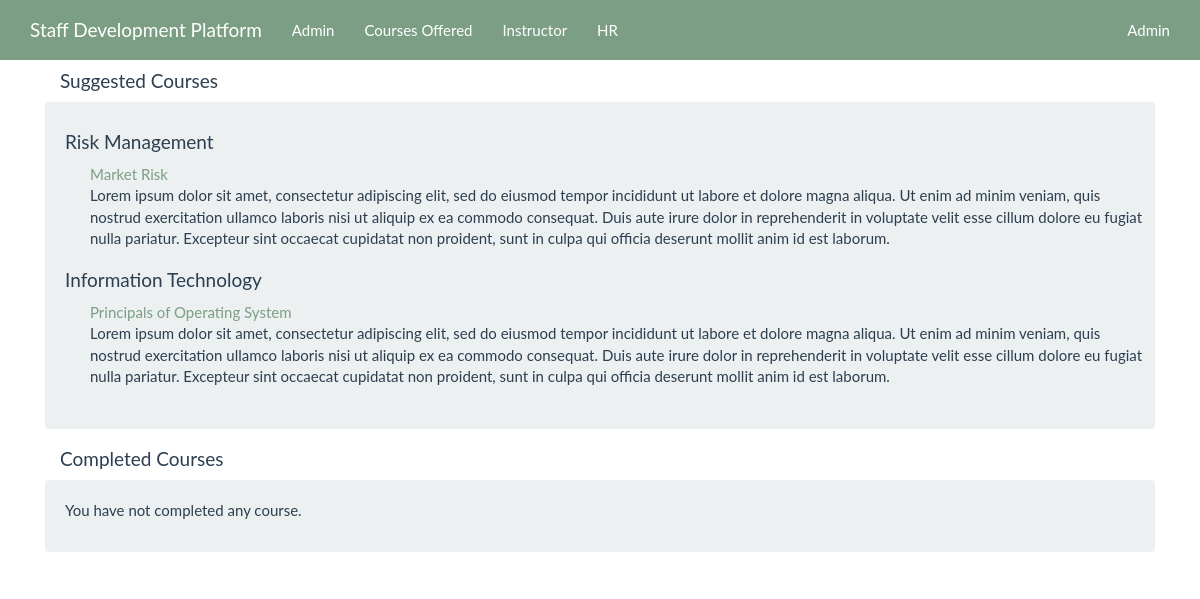
Page /main/participant/ (signed in) on the committed database.
### main/models.py (models this page shows, shortened)
class Category(models.Model):
	name = models.CharField(max_length=40)
	def __str__(self):
		return self.name
	def getCourses(self):
		return Course.objects.filter(category=self)

class Course(models.Model):
	category = models.ForeignKey(Category)
	instructor = models.ForeignKey(Instructor)
	name = models.CharField(max_length=40)
	description = models.TextField()
	deployed = models.IntegerField(default=0)

### main/views.py (the view)
# urls.py: url(r'^participant/course/(?P<course_id>\d+)/$', views.view_course, name='view'),
@login_required
def participant(request):
	participantObj = Participant.objects.filter(pk=request.user.id)[0]
	courseHistory = participantObj.getCompletedCourses()
	courseList = {}
	categories = Category.objects.all()
	for category in categories:
		courses = category.getCourses().filter(deployed=1).exclude(pk=participantObj.course_id)
		if courses:
			courseList[category] = courses
	if participantObj.getEnrolledCourse():
		context = {'enrolledCourse': participantObj.getEnrolledCourse(), 'modCount': participantObj.getEnrolledCourse().getModuleCount(), 'access': participantObj.access-1, 'courseList': courseList, 'courseHistory':courseHistory }
	else:
		context = {'enrolledCourse': participantObj.getEnrolledCourse(), 'courseList': courseList, 'courseHistory':courseHistory }
	template = loader.get_template('main/participant.html')
	return HttpResponse(template.render(context,request))

### main/models.py (called while the page is built)
	def getEnrolledCourse(self):
		return self.course

	def getCompletedCourses(self):
		return History.objects.filter(participant=self)

### main/templates/main/participant.html (shortened to what this page needs)
<head>
</head>
<body>
  {% include "main/navbar.html" %}
  <div class="container">
    <div class="col-md-12">
      <div class="col-md-12">
        <h4>Suggested Courses</h4>
        <div class="row well">
          {% if courseList %}
          {% for cat,courses in courseList.items %}
          <h4>{{ cat }}</h4>
          <ul>
            {% for course in courses %}
            <div class="row">
              <h7><a href="course/{{ course.id }}/">{{ course.name }}</a></h7>
              <p> {{course.description}} </p>
            </div>
            {% endfor %}
          </ul>
          {% endfor %} {% else %}
          <p>No other courses are available.</p>
          {% endif %}
        </div>
        <h4>Completed Courses</h4>
        <div class="row well">
          {% if courseHistory %}
          <ul>
            {% for course in courseHistory %}
            <div class="row">
              <h7><a href="{% url 'completedCourses' course.course_id %}">{{ course.course }}</a></h7>
            </div>
            {% endfor %}
          </ul>
          {% else %}
          <p>You have not completed any course.</p>
          {% endif %}
        </div>
      </div>
    </div>
  </div>
<body>

### main/templates/main/navbar.html (shortened to what this page needs)
{% block content %}
<meta charset="utf-8"> {% load static %}
<link rel="stylesheet" href="{{STATIC_URL}}/static/css/bootstrap.min.css">
<link rel="stylesheet" href="{{STATIC_URL}}/static/css/bootstrap.css">
<nav class="navbar navbar-inverse navbar-fixed-top">
	<div class="container">
		<div class="navbar-header">
			<a class="navbar-brand">Staff Development Platform	</a>
		</div>
		<div class="collapse navbar-collapse" id="myNavbar">
			<ul class="nav navbar-nav">
				{%if request.user.is_superuser %}
				<li><a href='{%url "admin" %}'>Admin</a></li>
				{% endif %}
				<li><a href='{% url "participant" %}'>Courses Offered</a></li>
				{%if request.user.is_staff %}
				<li><a href='{%url "instructor" %}'>Instructor</a></li>
					{% endif %} {%if request.session.isHR %}
				<li><a href='{%url "participantList" %}'>HR</a></li>
				{% endif %}
			</ul>
			<ul class="nav navbar-nav navbar-right">
				<li><a href="{% url "logout" %}"><span class="glyphicon glyphicon-log-in"></span> {{user.first_name}}</a></li>
			</ul>
		</div>
	</div>
</nav>
{% endblock %}

### rows in the picture
Category: name "Risk Management"
Course: name "Market Risk", description "Lorem ipsum dolor sit amet, consectetur adipiscing elit, sed do eiusmod tempor incididunt ut labore et dolore magna aliqua. Ut enim ad minim veniam, quis nostrud exercitation ullamco laboris nisi ut aliquip ex ea commodo consequat. Duis aute irure dolor in reprehenderit in voluptate velit esse cillum dolore eu fugiat nulla pariatur. Excepteur sint occaecat cupidatat non proident, sunt in culpa qui officia deserunt mollit anim id est laborum."
Category: name "Information Technology"
Course: name "Principals of Operating System", description "Lorem ipsum dolor sit amet, consectetur adipiscing elit, sed do eiusmod tempor incididunt ut labore et dolore magna aliqua. Ut enim ad minim veniam, quis nostrud exercitation ullamco laboris nisi ut aliquip ex ea commodo consequat. Duis aute irure dolor in reprehenderit in voluptate velit esse cillum dolore eu fugiat nulla pariatur. Excepteur sint occaecat cupidatat non proident, sunt in culpa qui officia deserunt mollit anim id est laborum."

### other values in the picture
{{ user.first_name }} "Admin"
